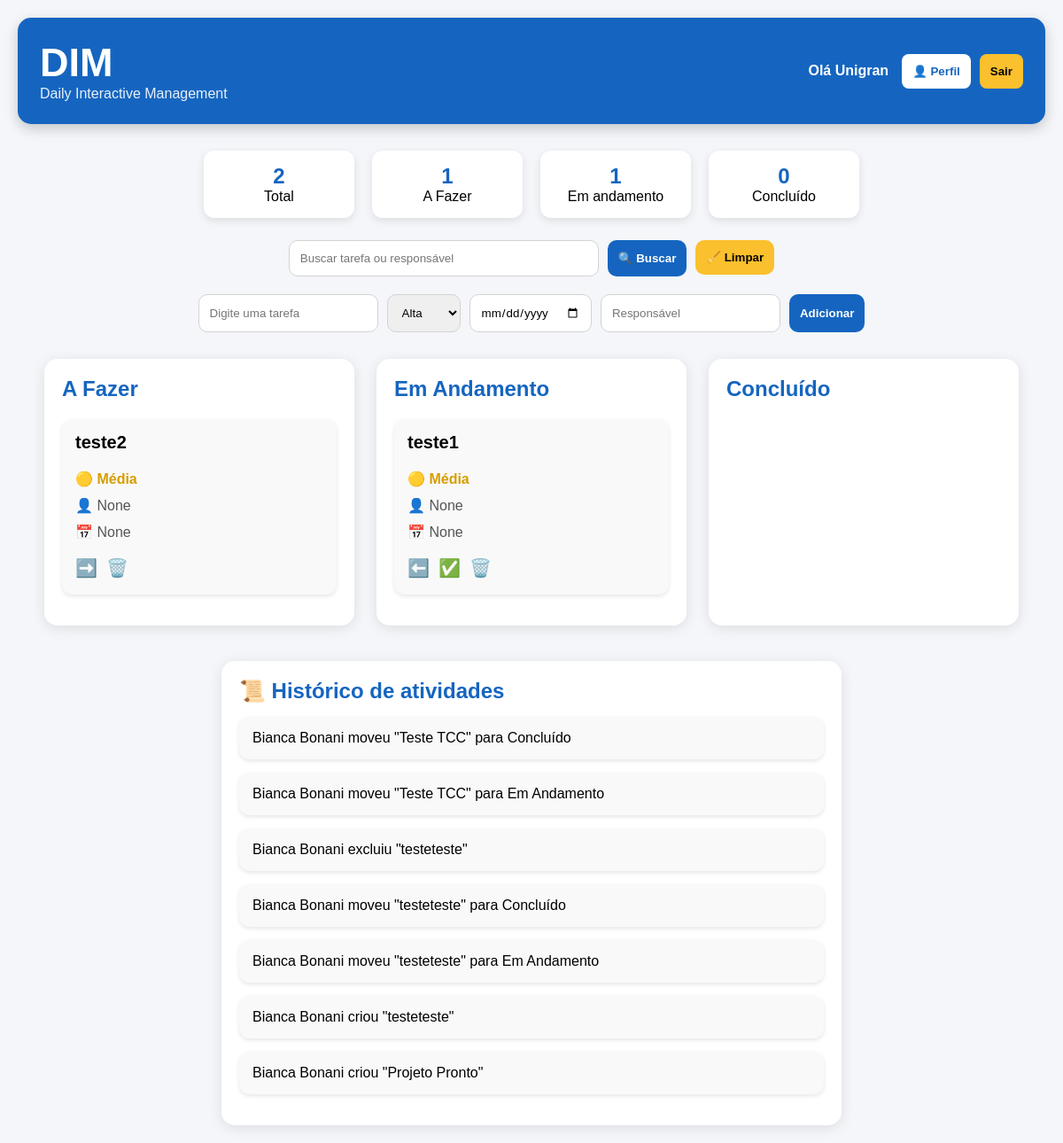
Before: /dashboard (signed in) with the older database file.
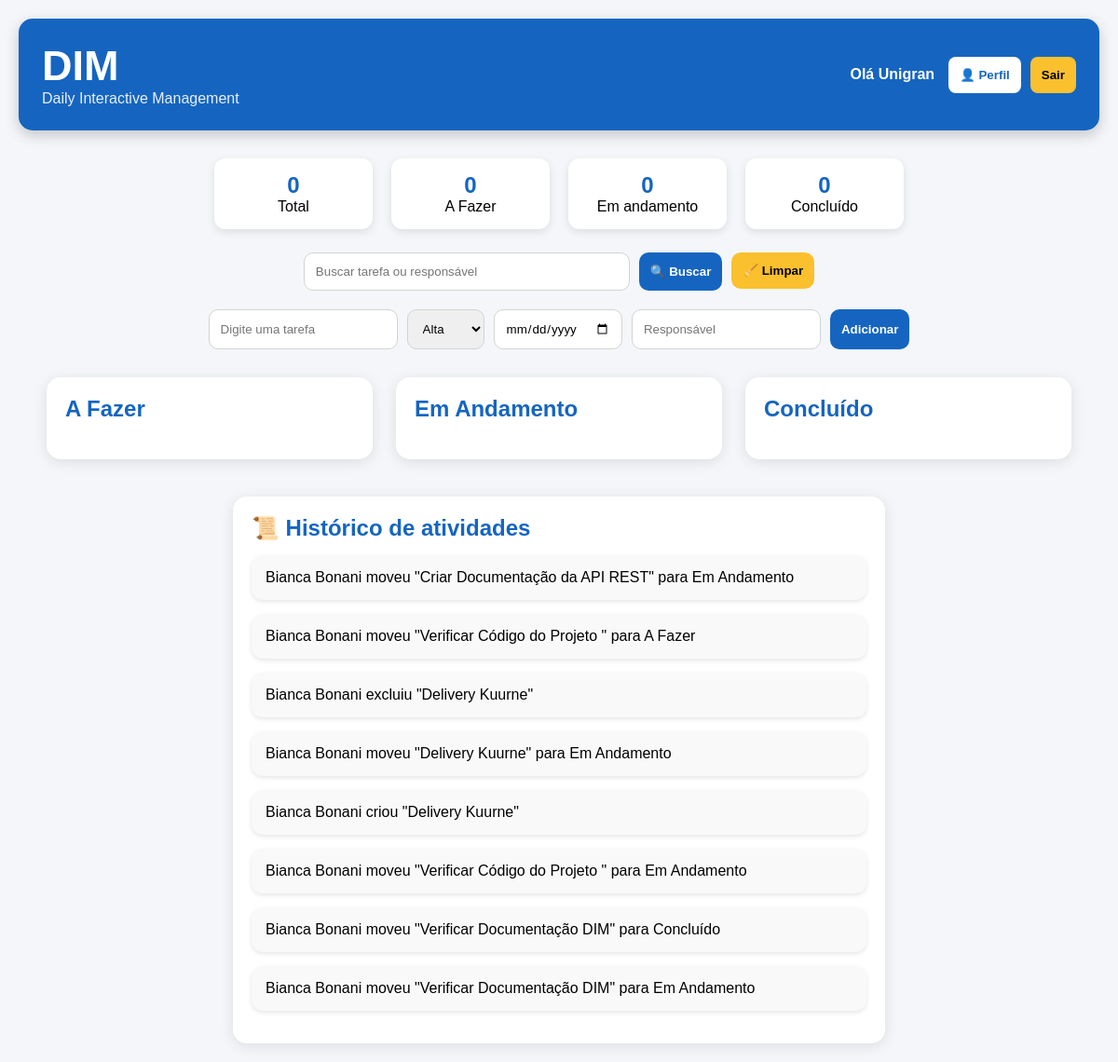
After: the same page with the newer database file.
### tables this page shows
CREATE TABLE tarefas(
                id INTEGER PRIMARY KEY AUTOINCREMENT,
                tarefa TEXT
            , status TEXT DEFAULT 'A Fazer', usuario_id INTEGER, prioridade TEXT DEFAULT 'Média', prazo TEXT, responsavel TEXT);

CREATE TABLE historico(
        id INTEGER PRIMARY KEY AUTOINCREMENT,
        mensagem TEXT
    );

### app.py (the view, shortened to what this page needs)
@app.route("/dashboard",methods=["GET","POST"])
def dashboard():
    if "usuario_id" not in session:
        return redirect("/login")
    conexao=get_db()
    cursor=conexao.cursor()
    cursor.execute("""
    CREATE TABLE IF NOT EXISTS historico(
    id INTEGER PRIMARY KEY AUTOINCREMENT,
    mensagem TEXT
    )
    """)
    busca=request.args.get("busca","")
    cursor.execute("""

    SELECT *
    FROM tarefas
    WHERE usuario_id=?

    """,(session["usuario_id"],))
    tarefas=cursor.fetchall()
    if busca:
        tarefas=[
        t for t in tarefas
        if busca.lower() in str(t[1]).lower()
        or busca.lower() in str(t[6]).lower()
        ]
    tarefas_novas=[]
    hoje=date.today()
    for tarefa in tarefas:
        tarefa=list(tarefa)
        atrasada=False
        proximo=False
        tarefa.append(atrasada)
        tarefa.append(proximo)
        tarefas_novas.append(tarefa)
    tarefas=tarefas_novas
    total=len(tarefas)
    fazer=len([t for t in tarefas if t[2]=="A Fazer"])
    andamento=len([t for t in tarefas if t[2]=="Em Andamento"])
    concluido=len([t for t in tarefas if t[2]=="Concluído"])
    cursor.execute("""

    SELECT *
    FROM historico
    ORDER BY id DESC
    LIMIT 8

    """)
    historico=cursor.fetchall()
    conexao.close()
    return render_template(
    "dashboard.html",
    tarefas=tarefas,
    historico=historico,
    busca=busca,
    total=total,
    fazer=fazer,
    andamento=andamento,
    concluido=concluido
    )

### app.py (called while the page is built)
def get_db():
    conexao=sqlite3.connect("dim.db")
    return conexao

### templates/dashboard.html (shortened to what this page needs)
<!DOCTYPE html>
<html lang="pt-BR">
<head>
</head>
<body>
<div class="topo">
<div class="logo">
<h1>DIM</h1>
<p>Daily Interactive Management</p>
</div>
<div class="usuario-topo">
<span>Olá {{session["nome"]}}</span>
<div class="menu-botoes">
<a href="/perfil">
<button class="btn-perfil">
👤 Perfil
</button>
</a>
<a href="/logout">
<button class="btn-sair">
Sair
</button>
</a>
</div>
</div>
</div>
<div class="estatisticas">
<div class="stat">
<h2>{{total}}</h2>
<p>Total</p>
</div>
<div class="stat">
<h2>{{fazer}}</h2>
<p>A Fazer</p>
</div>
<div class="stat">
<h2>{{andamento}}</h2>
<p>Em andamento</p>
</div>
<div class="stat">
<h2>{{concluido}}</h2>
<p>Concluído</p>
</div>
</div>
<form method="GET" class="busca">
<input
type="text"
name="busca"
value="{{busca}}"
placeholder="Buscar tarefa ou responsável">
<button type="submit">
🔍 Buscar
</button>
<a href="/dashboard">
<button type="button" class="limpar">
🧹 Limpar
</button>
</a>
</form>
<form method="POST" class="formulario">
<input
type="text"
name="tarefa"
placeholder="Digite uma tarefa">
<select name="prioridade">
<option>Alta</option>
</select>
<input
type="date"
name="prazo">
<input
type="text"
name="responsavel"
placeholder="Responsável">
<button>
Adicionar
</button>
</form>
<div class="kanban">
{% for coluna in ["A Fazer","Em Andamento","Concluído"] %}
<div class="coluna">
<h2>{{coluna}}</h2>
{% for tarefa in tarefas %}
{% if tarefa[2]==coluna %}
<div class="card">
<b>
{{tarefa[1]}}
</b>
<div class="info">
{% if tarefa[4]=="Alta" %}
<div class="prioridade-alta">
🔴 Alta
</div>
{% elif tarefa[4]=="Média" %}
<div class="prioridade-media">
🟡 Média
</div>
{% else %}
<div class="prioridade-baixa">
🟢 Baixa
</div>
{% endif %}
👤 {{tarefa[6]}}
<br>
📅 {{tarefa[5]}}
<div class="acoes">
{% if coluna=="A Fazer" %}
<a href="/mudar/{{tarefa[0]}}/Em Andamento" title="Mover para Em Andamento">
➡️
</a>
{% elif coluna=="Em Andamento" %}
<a href="/mudar/{{tarefa[0]}}/A Fazer" title="Voltar para A Fazer">
⬅️
</a>
<a href="/mudar/{{tarefa[0]}}/Concluído" title="Mover para Concluído">
✅
</a>
{% elif coluna=="Concluído" %}
<a href="/mudar/{{tarefa[0]}}/Em Andamento" title="Voltar para Em Andamento">
↩️
</a>
{% endif %}
<a href="/excluir/{{tarefa[0]}}" title="Excluir tarefa">
🗑️
</a>
</div>
</div>
</div>
{% endif %}
{% endfor %}
</div>
{% endfor %}
</div>
<div class="historico">
<h2>
📜 Histórico de atividades
</h2>
{% for item in historico %}
<div class="card">
{{item[1]}}
</div>
{% endfor %}
</div>
</body>
</html>

Changed rows visible on the page:
removed tarefas: tarefa "teste2", prioridade "🟡 Média", tarefa "None", shown under "A Fazer"
removed tarefas: tarefa "teste1", prioridade "🟡 Média", tarefa "None", shown under "Em Andamento"
no longer on this page (row unchanged): historico: mensagem "Bianca Bonani moveu \"Teste TCC\" para Concluído"
no longer on this page (row unchanged): historico: mensagem "Bianca Bonani moveu \"Teste TCC\" para Em Andamento"
no longer on this page (row unchanged): historico: mensagem "Bianca Bonani excluiu \"testeteste\""
no longer on this page (row unchanged): historico: mensagem "Bianca Bonani moveu \"testeteste\" para Concluído"
no longer on this page (row unchanged): historico: mensagem "Bianca Bonani moveu \"testeteste\" para Em Andamento"
no longer on this page (row unchanged): historico: mensagem "Bianca Bonani criou \"testeteste\""
no longer on this page (row unchanged): historico: mensagem "Bianca Bonani criou \"Projeto Pronto\""
added historico: mensagem "Bianca Bonani moveu \"Criar Documentação da API REST\" para Em Andamento"
added historico: mensagem "Bianca Bonani moveu \"Verificar Código do Projeto \" para A Fazer"
added historico: mensagem "Bianca Bonani excluiu \"Delivery Kuurne\""
added historico: mensagem "Bianca Bonani moveu \"Delivery Kuurne\" para Em Andamento"
added historico: mensagem "Bianca Bonani criou \"Delivery Kuurne\""
added historico: mensagem "Bianca Bonani moveu \"Verificar Código do Projeto \" para Em Andamento"
added historico: mensagem "Bianca Bonani moveu \"Verificar Documentação DIM\" para Concluído"
added historico: mensagem "Bianca Bonani moveu \"Verificar Documentação DIM\" para Em Andamento"
Other visible differences:
{{ total }}: "2" → "0"
{{ fazer }}: "1" → "0"
{{ andamento }}: "1" → "0"
